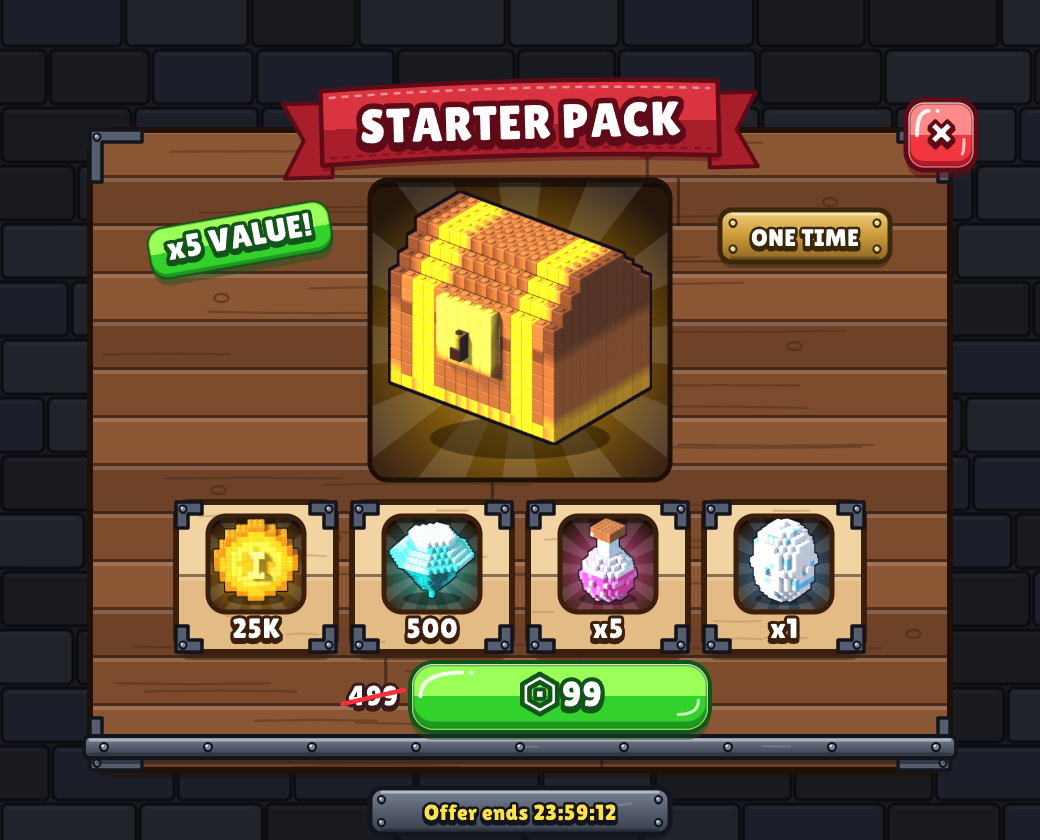

Here is the Python script that generated this plot:
"""Screen 5 v2 - starter pack popup as a treasure crate: walnut board, iron corners, cloth title banner,
hero chest in a big window, contents in oak windows, green price. Dimmed game behind."""
import os, sys
sys.path.insert(0, os.path.join(os.path.dirname(os.path.abspath(__file__)), '..', 'kit'))
from uikit import *
from materials import *

W, H = 1040, 840
d = Doc(W, H, seed=12)
d.add(stone_wall(d, W, H), f'<rect width="{W}" height="{H}" fill="#000" fill-opacity=".45"/>')
PX, PY, PW, PH = 90, 130, 860, 640
d.add(planks(d, PX, PY, PW, PH, tone=WALNUT, ph=48, r=24, name='Crate', nails=None))
d.add(iron_corners(PX, PY, PW, PH, 52), iron_band(d, PX - 6, PY + PH - 34, PW + 12))
d.add(cloth_banner(d, W / 2, PY - 44, 'STARTER PACK', size=48))
d.add(close_button(d, PX + PW - 44, PY - 30, 70))
d.add(item_window(d, W / 2, PY + 200, 300, 'chest', PAL['gold'], base=('#24150B', '#3E2615'), out=WALNUT['t'], item_scale=.88))
d.add(tag(d, PX + 150, PY + 110, 'x5 VALUE!', PAL['green'], rot=-10, size=32))
d.add(plate(d, PX + PW - 230, PY + 80, 170, 52, tone=BRASS, name='One Time'), T(PX + PW - 145, PY + 116, 'ONE TIME', 24, outline=BRASS['t']))
chips = [('coin', '25K', 'gold'), ('gem', '500', 'cyan'), ('potion', 'x5', 'pink'), ('egg', 'x1', 'blue')]
cw = 160
x0 = W / 2 - (4 * cw + 3 * 16) / 2
for k, (ren, amt, col) in enumerate(chips):
    x = x0 + k * (cw + 16); y = PY + 372
    d.add(oak_card(d, x, y, cw, 150, 'Chip ' + amt))
    d.add(item_window(d, x + cw / 2, y + 62, 96, ren, PAL[col], base=('#24150B', '#3E2615'), out=OAK['t']))
    d.add(T(x + cw / 2, y + 136, amt, 28, outline=OAK['t']))
d.add(price(d, W / 2 - 110, PY + PH - 108, 300, 70, 99, old=499, old_left=True))
d.add(plate(d, W / 2 - 150, PY + PH + 18, 300, 46, name='Timer'), T(W / 2, PY + PH + 50, 'Offer ends 23:59:12', 22, fill='#FFE14A', outline=IRON['t']))
out = os.path.join(os.path.dirname(os.path.abspath(__file__)), '.')
d.save(f'{out}/offer_starter_v2.svg'); render(f'{out}/offer_starter_v2.svg', f'{out}/offer_starter_v2.png'); print('ok')
